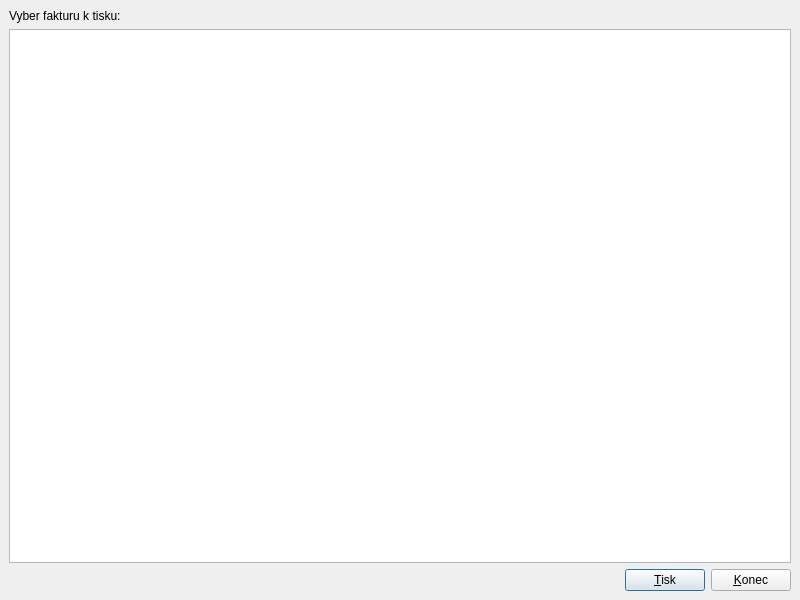
<?xml version="1.0" encoding="UTF-8"?>
<ui version="4.0">
 <class>PrintInvoice</class>
 <widget class="QMainWindow" name="PrintInvoice">
  <property name="geometry">
   <rect>
    <x>0</x>
    <y>0</y>
    <width>800</width>
    <height>600</height>
   </rect>
  </property>
  <property name="windowTitle">
   <string>Tisk faktury</string>
  </property>
  <widget class="QWidget" name="centralwidget">
   <layout class="QVBoxLayout" name="verticalLayout">
    <item>
     <widget class="QLabel" name="label">
      <property name="text">
       <string>Vyber fakturu k tisku:</string>
      </property>
     </widget>
    </item>
    <item>
     <widget class="QTableView" name="invView">
      <property name="editTriggers">
       <set>QAbstractItemView::NoEditTriggers</set>
      </property>
      <property name="alternatingRowColors">
       <bool>true</bool>
      </property>
      <property name="selectionBehavior">
       <enum>QAbstractItemView::SelectRows</enum>
      </property>
      <property name="horizontalScrollMode">
       <enum>QAbstractItemView::ScrollPerPixel</enum>
      </property>
     </widget>
    </item>
    <item>
     <layout class="QHBoxLayout" name="horizontalLayout">
      <item>
       <spacer name="horizontalSpacer">
        <property name="orientation">
         <enum>Qt::Horizontal</enum>
        </property>
        <property name="sizeHint" stdset="0">
         <size>
          <width>40</width>
          <height>20</height>
         </size>
        </property>
       </spacer>
      </item>
      <item>
       <widget class="QPushButton" name="prnButton">
        <property name="text">
         <string>&amp;Tisk</string>
        </property>
        <property name="default">
         <bool>true</bool>
        </property>
       </widget>
      </item>
      <item>
       <widget class="QPushButton" name="exitButton">
        <property name="text">
         <string>&amp;Konec</string>
        </property>
        <property name="shortcut">
         <string>Esc</string>
        </property>
       </widget>
      </item>
     </layout>
    </item>
   </layout>
  </widget>
 </widget>
 <resources/>
 <connections>
  <connection>
   <sender>exitButton</sender>
   <signal>clicked()</signal>
   <receiver>PrintInvoice</receiver>
   <slot>close()</slot>
   <hints>
    <hint type="sourcelabel">
     <x>749</x>
     <y>577</y>
    </hint>
    <hint type="destinationlabel">
     <x>399</x>
     <y>299</y>
    </hint>
   </hints>
  </connection>
  <connection>
   <sender>invView</sender>
   <signal>doubleClicked(QModelIndex)</signal>
   <receiver>PrintInvoice</receiver>
   <slot>printInvoice()</slot>
   <hints>
    <hint type="sourcelabel">
     <x>684</x>
     <y>135</y>
    </hint>
    <hint type="destinationlabel">
     <x>797</x>
     <y>92</y>
    </hint>
   </hints>
  </connection>
  <connection>
   <sender>prnButton</sender>
   <signal>clicked()</signal>
   <receiver>PrintInvoice</receiver>
   <slot>printInvoice()</slot>
   <hints>
    <hint type="sourcelabel">
     <x>675</x>
     <y>579</y>
    </hint>
    <hint type="destinationlabel">
     <x>509</x>
     <y>574</y>
    </hint>
   </hints>
  </connection>
 </connections>
 <slots>
  <slot>printInvoice()</slot>
 </slots>
</ui>
